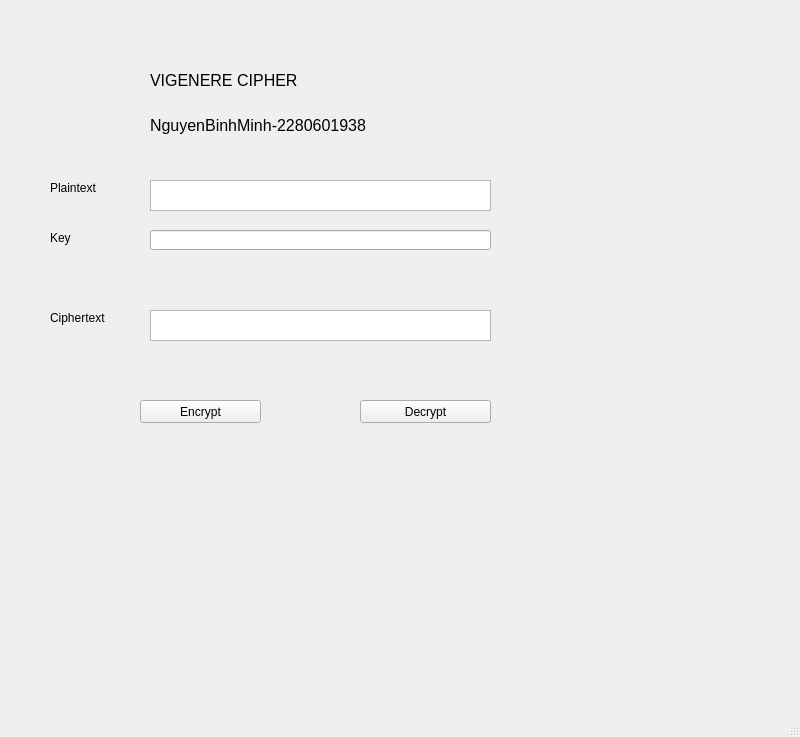
<?xml version="1.0" encoding="UTF-8"?>
<ui version="4.0">
 <class>MainWindow</class>
 <widget class="QMainWindow" name="MainWindow">
  <property name="geometry">
   <rect>
    <x>0</x>
    <y>0</y>
    <width>800</width>
    <height>737</height>
   </rect>
  </property>
  <property name="windowTitle">
   <string>MainWindow</string>
  </property>
  <widget class="QWidget" name="centralwidget">
   <widget class="QLabel" name="label">
    <property name="geometry">
     <rect>
      <x>150</x>
      <y>70</y>
      <width>341</width>
      <height>21</height>
     </rect>
    </property>
    <property name="font">
     <font>
      <pointsize>12</pointsize>
     </font>
    </property>
    <property name="text">
     <string>VIGENERE CIPHER</string>
    </property>
   </widget>
   <widget class="QLabel" name="label_2">
    <property name="geometry">
     <rect>
      <x>150</x>
      <y>110</y>
      <width>271</width>
      <height>31</height>
     </rect>
    </property>
    <property name="font">
     <font>
      <pointsize>12</pointsize>
     </font>
    </property>
    <property name="text">
     <string>NguyenBinhMinh-2280601938</string>
    </property>
   </widget>
   <widget class="QLabel" name="label_3">
    <property name="geometry">
     <rect>
      <x>50</x>
      <y>180</y>
      <width>91</width>
      <height>16</height>
     </rect>
    </property>
    <property name="text">
     <string>Plaintext</string>
    </property>
   </widget>
   <widget class="QLabel" name="label_4">
    <property name="geometry">
     <rect>
      <x>50</x>
      <y>230</y>
      <width>81</width>
      <height>16</height>
     </rect>
    </property>
    <property name="text">
     <string>Key</string>
    </property>
   </widget>
   <widget class="QLabel" name="label_5">
    <property name="geometry">
     <rect>
      <x>50</x>
      <y>310</y>
      <width>91</width>
      <height>16</height>
     </rect>
    </property>
    <property name="text">
     <string>Ciphertext</string>
    </property>
   </widget>
   <widget class="QPushButton" name="btn_encrypt">
    <property name="geometry">
     <rect>
      <x>140</x>
      <y>400</y>
      <width>121</width>
      <height>23</height>
     </rect>
    </property>
    <property name="text">
     <string>Encrypt</string>
    </property>
   </widget>
   <widget class="QPushButton" name="btn_decrypt">
    <property name="geometry">
     <rect>
      <x>360</x>
      <y>400</y>
      <width>131</width>
      <height>23</height>
     </rect>
    </property>
    <property name="text">
     <string>Decrypt</string>
    </property>
   </widget>
   <widget class="QPlainTextEdit" name="txt_plain_text">
    <property name="geometry">
     <rect>
      <x>150</x>
      <y>180</y>
      <width>341</width>
      <height>31</height>
     </rect>
    </property>
   </widget>
   <widget class="QLineEdit" name="txt_key">
    <property name="geometry">
     <rect>
      <x>150</x>
      <y>230</y>
      <width>341</width>
      <height>20</height>
     </rect>
    </property>
   </widget>
   <widget class="QPlainTextEdit" name="txt_cipher_text">
    <property name="geometry">
     <rect>
      <x>150</x>
      <y>310</y>
      <width>341</width>
      <height>31</height>
     </rect>
    </property>
   </widget>
  </widget>
  <widget class="QMenuBar" name="menubar">
   <property name="geometry">
    <rect>
     <x>0</x>
     <y>0</y>
     <width>800</width>
     <height>22</height>
    </rect>
   </property>
  </widget>
  <widget class="QStatusBar" name="statusbar"/>
 </widget>
 <resources/>
 <connections/>
</ui>
